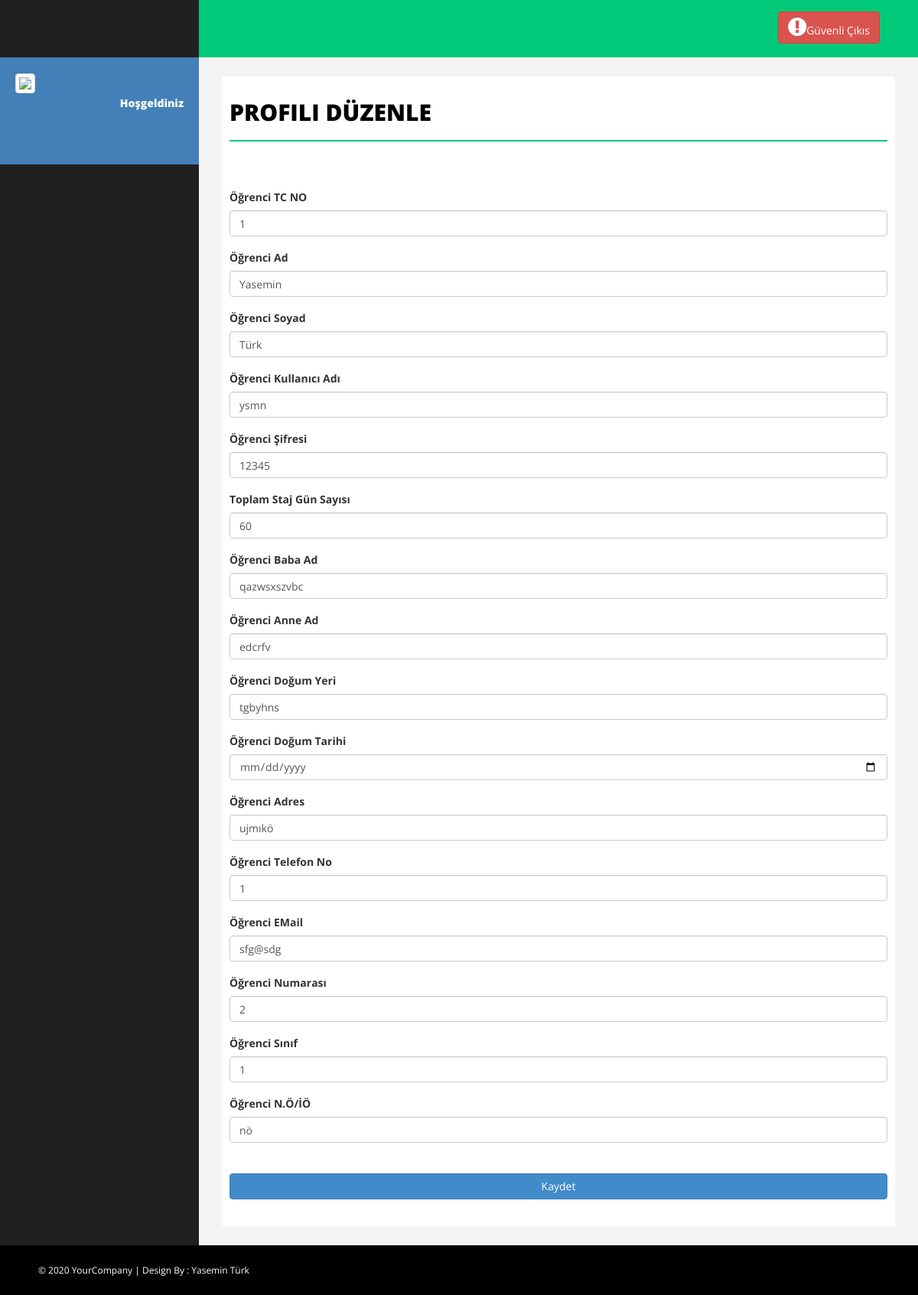
/ogr_guncelle.php?ogrenci_id=1, run on the app's committed database.
### tables this page shows
CREATE TABLE IF NOT EXISTS `ogrenci` (
  `ogrenci_id` int(11) NOT NULL AUTO_INCREMENT,
  `ogrenci_tc_no` int(11) NOT NULL,
  `ogrenci_ad` varchar(100) NOT NULL,
  `ogrenci_soyad` varchar(100) NOT NULL,
  `ogrenci_kadi` varchar(100) NOT NULL,
  `ogrenci_sifre` varchar(100) NOT NULL,
  `toplam_gun` int(11) NOT NULL,
  `ogrenci_baba_ad` varchar(50) NOT NULL,
  `ogrenci_anne_ad` varchar(50) NOT NULL,
  `ogrenci_dogum_yeri` varchar(100) NOT NULL,
  `ogrenci_dogum_tarihi` date NOT NULL,
  `ogrenci_adres` varchar(500) NOT NULL,
  `ogrenci_tel` varchar(20) NOT NULL,
  `ogrenci_email` varchar(500) NOT NULL,
  `ogrenci_no` int(11) NOT NULL,
  `ogrenci_sinif` int(11) NOT NULL,
  `ogrenci_no_io` varchar(50) NOT NULL,
  PRIMARY KEY (`ogrenci_id`)
);

### ogr_guncelle.php (the view, shortened to what this page needs)
<?php
include 'baglan.php';
include 'header.php';
include 'sidebar.php';
$id=$_GET["ogrenci_id"];
$ogrencisorgu=mysqli_query($baglan,"SELECT * from ogrenci where ogrenci_id='$id'");
$ogrencicek=mysqli_fetch_array($ogrencisorgu);
?>
<div id="page-wrapper">
    <div id="page-inner">
        <div class="row">
            <div class="col-md-12">
                <h1 class="page-head-line">Profili Düzenle</h1> <br><br>
            </div>
        </div>
        <form action="" method="POST" role="form">
            <div class="form-group">
                <label>Öğrenci TC NO</label>
                <input class="form-control" type="integer" name="ogrenci_tc_no" value="<?php echo $ogrencicek['ogrenci_tc_no'] ?>">
            </div>
            <div class="form-group">
                <label>Öğrenci Ad</label>
                <input class="form-control" type="text" name="ogrenci_ad" value="<?php echo $ogrencicek['ogrenci_ad'] ?>">
            </div>
            <div class="form-group">
                <label>Öğrenci Soyad</label>
                <input class="form-control" type="text" name="ogrenci_soyad" value="<?php echo $ogrencicek['ogrenci_soyad'] ?>">
            </div>
            <div class="form-group">
                <label>Öğrenci Kullanıcı Adı</label>
                <input class="form-control" type="text" name="ogrenci_kadi" value="<?php echo $ogrencicek['ogrenci_kadi'] ?>">
            </div>
            <div class="form-group">
                <label>Öğrenci Şifresi</label>
                <input class="form-control" type="text" name="ogrenci_sifre" value="<?php echo $ogrencicek['ogrenci_sifre'] ?>">
            </div>
            <div class="form-group">
                <label>Toplam Staj Gün Sayısı</label>
                <input class="form-control" type="integer" name="toplam_gun" value="<?php echo $ogrencicek['toplam_gun'] ?>">
            </div>
            <div class="form-group">
                <label>Öğrenci Baba Ad</label>
                <input class="form-control" type="text" name="ogrenci_baba_ad" value="<?php echo $ogrencicek['ogrenci_baba_ad'] ?>">
            </div>
            <div class="form-group">
                <label>Öğrenci Anne Ad</label>
                <input class="form-control" type="text" name="ogrenci_anne_ad" value="<?php echo $ogrencicek['ogrenci_anne_ad'] ?>">
            </div>
            <div class="form-group">
                <label>Öğrenci Doğum Yeri</label>
                <input class="form-control" type="text" name="ogrenci_dogum_yeri" value="<?php echo $ogrencicek['ogrenci_dogum_yeri'] ?>">
            </div>
            <div class="form-group">
                <label>Öğrenci Doğum Tarihi</label>
                <input class="form-control" type="date" name="ogrenci_dogum_tarihi" value="<?php echo $ogrencicek['ogrenci_dogum_tarihi'] ?>">
            </div>
            <div class="form-group">
                <label>Öğrenci Adres</label>
                <input class="form-control" type="text" name="ogrenci_adres" value="<?php echo $ogrencicek['ogrenci_adres'] ?>">
            </div>
            <div class="form-group">
                <label>Öğrenci Telefon No</label>
                <input class="form-control" type="text" name="ogrenci_tel" value="<?php echo $ogrencicek['ogrenci_tel'] ?>">
            </div>
            <div class="form-group">
                <label>Öğrenci EMail</label>
                <input class="form-control" type="text" name="ogrenci_email" value="<?php echo $ogrencicek['ogrenci_email'] ?>">
            </div>
            <div class="form-group">
                <label>Öğrenci Numarası</label>
                <input class="form-control" type="integer" name="ogrenci_no" value="<?php echo $ogrencicek['ogrenci_no'] ?>">
            </div>
            <div class="form-group">
                <label>Öğrenci Sınıf</label>
                <input class="form-control" type="text" name="ogrenci_sinif" value="<?php echo $ogrencicek['ogrenci_sinif'] ?>">
            </div>
            <div class="form-group">
                <label>Öğrenci N.Ö/İÖ</label>
                <input class="form-control" type="text" name="ogrenci_no_io" value="<?php echo $ogrencicek['ogrenci_no_io'] ?>">
            </div>
            <br>
            <center><button style="width: 100%" type="submit" name="profil_duzenle_kaydet" class="btn btn-primary">Kaydet</button></center>  <br>
        </form>
    </div>
</div>
<?php include 'footer.php'; ?>

### assets/css/basic.css (style rules this page uses)
body { font-family: 'Open Sans', sans-serif; line-height:25px; }
#page-wrapper { padding: 15px 15px; min-height: 600px; background: #F3F3F3; }
#page-inner { width: 100%; margin: 10px 20px 10px 0px; background-color: #fff!important; padding: 10px; min-height: 1200px; }
.page-head-line { font-size: 30px; text-transform: uppercase; color: #000; font-weight: 800; padding-bottom: 20px; border-bottom: 2px solid #00CA79; margin-bottom: 10px; }
@media (min-width:768px) { #page-wrapper { margin: 0 0 0 260px; padding: 15px 30px; min-height: 1200px; } }

### data on the page
ogrenci: ogrenci_tc_no "1", ogrenci_ad "Yasemin", ogrenci_soyad "Türk", ogrenci_kadi "ysmn", ogrenci_sifre "12345", toplam_gun "60", ogrenci_baba_ad "qazwsxszvbc", ogrenci_anne_ad "edcrfv", ogrenci_dogum_yeri "tgbyhns", ogrenci_adres "ujmıkö", ogrenci_tel "1", ogrenci_email "sfg@sdg", ogrenci_no "2", ogrenci_sinif "1", ogrenci_no_io "nö"
